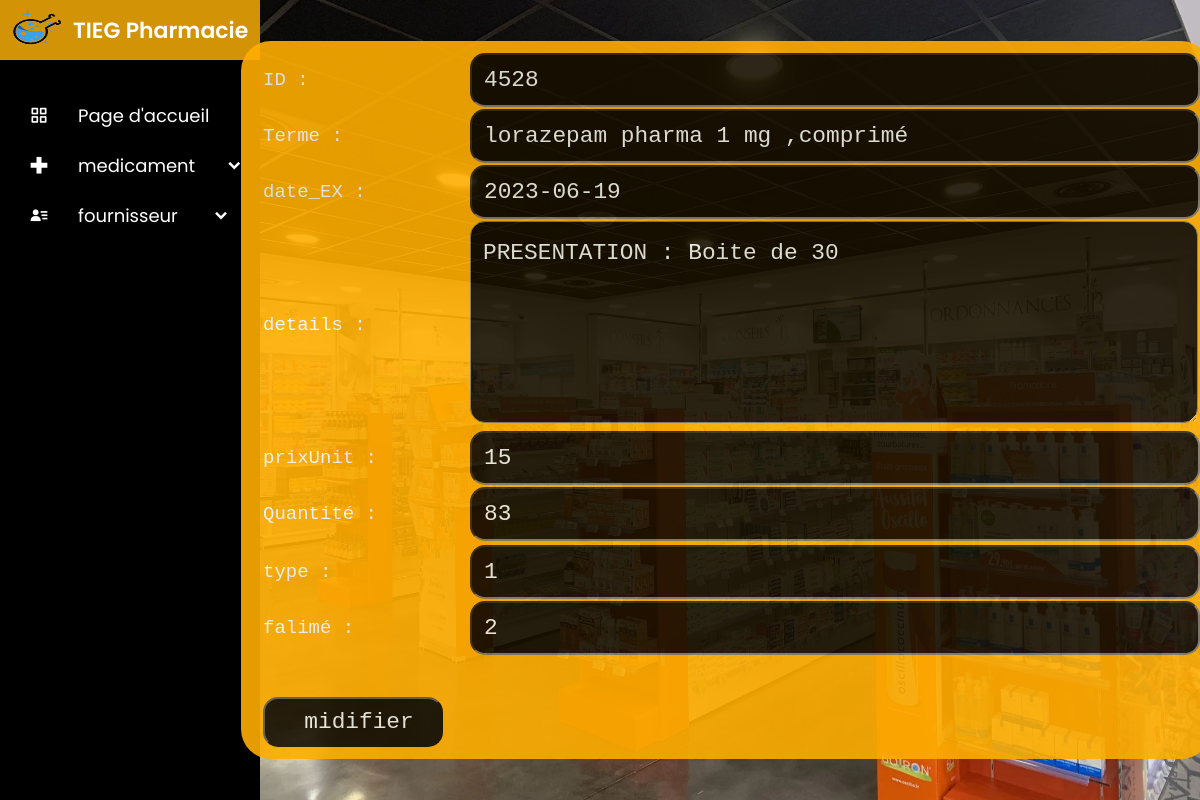
The page /medicament/edit/4528 on the database its author committed.
### tables this page shows
CREATE TABLE IF NOT EXISTS `medicament` (
  `id_medica` int NOT NULL AUTO_INCREMENT,
  `Terme` varchar(155) NOT NULL,
  `date_EX` date NOT NULL,
  `details` text NOT NULL,
  `prixUnit` int NOT NULL,
  `Quantite` int NOT NULL,
  `id_type` int NOT NULL,
  `id_famile` int NOT NULL,
  PRIMARY KEY (`id_medica`),
  KEY `type_medica` (`id_type`),
  KEY `id_famile` (`id_famile`)
);

### Controllers/medicamentController.php (called while the page is built, shortened)
<?php
class medicamentController{
    public function edit($id){
        require_once('./view/nav.php');
        require_once('./view/editMedicaView.php');
    }
}
?>

### view/editmedicaView.php (the view, shortened to what this page needs)
<?php
require_once('./Controllers/medicamentController.php');
require_once("connexion.php");
$sql="SELECT * FROM medicament WHERE id_medica=$id";
$req=$cnx->prepare($sql);
$req->execute();
$data=$req->fetchAll();
foreach($data as $result){
    $id=$result['id_medica'];
    $Terme=$result['Terme'];
    $date_EX=$result['date_EX'];
    $details=$result['details'];
    $prixUnit=$result['prixUnit'];
    $Quantite=$result['Quantite'];
    $type=$result['id_type'];
    $familé=$result['id_famile'];
}
?>
<!DOCTYPE html>
<html lang="en">
<head>
    <link rel="stylesheet" href="http://localhost/PHARMACYTIEG/mvcc/view/style/editMedica.css">
</head>
<body>
    <section>
    <form action="" method="POST" >
    <table >
            <tr><td >ID :</td>
                <td ><input type="number" name="id_medica" value="<?php echo htmlspecialchars($id) ;?>" readOnly ></td>
            </tr>
            <tr><td>Terme :</td>
                <td><input type="text" name="Terme" value="<?php echo htmlspecialchars($Terme);?>" ></td>
            </tr>
            <tr><td>date_EX :</td>
                <td><input type="text" name="date_EX" value="<?php echo htmlspecialchars($date_EX) ;?>" ></td>
            </tr>
            <tr>
                <td>details :</td>
                <td><textarea name="" id="" cols="80" rows="7" ><?php echo htmlspecialchars($details) ;?></textarea></td>
            </tr>
            <tr><td>prixUnit :</td>
                <td><input type="number" name="prixUnit" value="<?php echo htmlspecialchars($prixUnit) ;?>" ></td>
            </tr>
            <tr><td>Quantité :</td>
                <td><input type="number" name="prixUnit" value="<?php echo htmlspecialchars($Quantite) ;?>" ></td>
            </tr>
            <tr>
            <tr><td>type :</td>
                <td><input type="text" name="id_type" value="<?php echo htmlspecialchars($type) ;?>" ></td>
            </tr>
            <tr><td>falimé :</td>
                <td><input type="number" name="id_famile" value="<?php echo htmlspecialchars($familé) ;?>" ></td>
            </tr>
            <tr>
                <td><input type="submit" name="modifier" value="midifier" class="submit"></td>
            </tr>
        </table>
    </form>
    </section>
</body>
</html>

### view/style.css (style rules this page uses)
* { margin: 0; padding: 0; font-family: 'Poppins', sans-serif; }

### view/style/editMedica.css (style rules this page uses)
* { font-family: 'Poppins', sans-serif; }
section { background-image: url('http://localhost/PHARMACYTIEG/mvcc/image/6.webp'); background-size: 100% 100%; height: 800px; display: flex; justify-content: center; margin-left: 230px; }
table { background-color: rgb(254, 173, 0); opacity: 0.9; width: 970px; height: 500px; margin-top: 41px; color: aliceblue; border-radius: 30px; margin-left: 22px; padding: 10px; }
td { padding-left: 10px; padding-right: 15px; border-left: 0px; border-right: 0px; height: 40px; border-radius: 0px; font-size: 19px; font-family: 'Courier New', Courier, monospace; }
input,textarea { width: 100%; }
input { font-size: larger; font-family: 'Courier New', Courier, monospace; height: 50px; background-color: black; opacity: 0.9; color: aliceblue; border-radius: 15px; padding-left: 12px; }
textarea { font-size: larger; font-family: 'Courier New', Courier, monospace; background-color: black; opacity: 0.9; color: aliceblue; border-radius: 15px; padding-left: 12px; padding-top: 18px; }
.submit { width: 180px; margin-top: 40px; }

### rows shown on the page
medicament: id_medica "4528", Terme "lorazepam pharma 1 mg ,comprimé", date_EX "2023-06-19", details "PRESENTATION : Boite de 30", prixUnit "15", prixUnit "83", id_type "1", id_famile "2"
